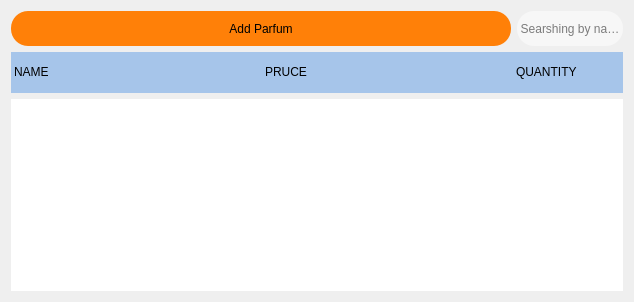
                   <widget class="QWidget" name="page_22">
                    <layout class="QGridLayout" name="gridLayout_28">
                     <item row="0" column="0">
                      <widget class="QPushButton" name="pushButton_37">
                       <property name="minimumSize">
                        <size>
                         <width>500</width>
                         <height>35</height>
                        </size>
                       </property>
                       <property name="styleSheet">
                        <string notr="true">background-color: rgb(255, 128, 8);
border-radius:17px;
font: 13pt &quot;Cantarell&quot;;</string>
                       </property>
                       <property name="text">
                        <string>Add Parfum</string>
                       </property>
                      </widget>
                     </item>
                     <item row="0" column="1">
                      <widget class="QLineEdit" name="lineEdit_17">
                       <property name="minimumSize">
                        <size>
                         <width>0</width>
                         <height>35</height>
                        </size>
                       </property>
                       <property name="styleSheet">
                        <string notr="true">background-color: rgb(255, 255, 255,125);
color: rgb(0, 0, 0);
border-radius:17px;</string>
                       </property>
                       <property name="alignment">
                        <set>Qt::AlignCenter</set>
                       </property>
                       <property name="placeholderText">
                        <string>Searshing by name</string>
                       </property>
                      </widget>
                     </item>
                     <item row="1" column="0" colspan="2">
                      <widget class="QTableWidget" name="tableWidget_34">
                       <property name="enabled">
                        <bool>true</bool>
                       </property>
                       <property name="minimumSize">
                        <size>
                         <width>0</width>
                         <height>0</height>
                        </size>
                       </property>
                       <property name="maximumSize">
                        <size>
                         <width>16777215</width>
                         <height>41</height>
                        </size>
                       </property>
                       <property name="styleSheet">
                        <string notr="true">background-color: rgb(53, 132, 228,100);


border-radius:0px;
color: rgb(0, 0, 0);</string>
                       </property>
                       <property name="horizontalScrollBarPolicy">
                        <enum>Qt::ScrollBarAlwaysOff</enum>
                       </property>
                       <property name="alternatingRowColors">
                        <bool>false</bool>
                       </property>
                       <property name="showGrid">
                        <bool>false</bool>
                       </property>
                       <property name="rowCount">
                        <number>1</number>
                       </property>
                       <property name="columnCount">
                        <number>6</number>
                       </property>
                       <attribute name="horizontalHeaderVisible">
                        <bool>false</bool>
                       </attribute>
                       <attribute name="horizontalHeaderDefaultSectionSize">
                        <number>251</number>
                       </attribute>
                       <attribute name="horizontalHeaderHighlightSections">
                        <bool>true</bool>
                       </attribute>
                       <attribute name="verticalHeaderVisible">
                        <bool>false</bool>
                       </attribute>
                       <attribute name="verticalHeaderMinimumSectionSize">
                        <number>41</number>
                       </attribute>
                       <attribute name="verticalHeaderDefaultSectionSize">
                        <number>41</number>
                       </attribute>
                       <attribute name="verticalHeaderHighlightSections">
                        <bool>true</bool>
                       </attribute>
                       <row>
                        <property name="text">
                         <string>New Row</string>
                        </property>
                       </row>
                       <column>
                        <property name="text">
                         <string>New Column</string>
                        </property>
                       </column>
                       <column>
                        <property name="text">
                         <string>New Column</string>
                        </property>
                       </column>
                       <column>
                        <property name="text">
                         <string>New Column</string>
                        </property>
                       </column>
                       <column>
                        <property name="text">
                         <string>New Column</string>
                        </property>
                       </column>
                       <column>
                        <property name="text">
                         <string>New Column</string>
                        </property>
                       </column>
                       <column>
                        <property name="text">
                         <string>New Column</string>
                        </property>
                       </column>
                       <item row="0" column="0">
                        <property name="text">
                         <string>NAME</string>
                        </property>
                       </item>
                       <item row="0" column="1">
                        <property name="text">
                         <string>PRUCE</string>
                        </property>
                       </item>
                       <item row="0" column="2">
                        <property name="text">
                         <string>QUANTITY</string>
                        </property>
                       </item>
                       <item row="0" column="3">
                        <property name="text">
                         <string>DATE</string>
                        </property>
                       </item>
                       <item row="0" column="4">
                        <property name="text">
                         <string>DELETE</string>
                        </property>
                       </item>
                       <item row="0" column="5">
                        <property name="text">
                         <string>UPDATE</string>
                        </property>
                       </item>
                      </widget>
                     </item>
                     <item row="2" column="0" colspan="2">
                      <widget class="QTableWidget" name="tableWidget_4">
                       <property name="styleSheet">
                        <string notr="true">color: rgb(0, 0, 0);
border:none;
</string>
                       </property>
                       <property name="showGrid">
                        <bool>false</bool>
                       </property>
                       <property name="rowCount">
                        <number>4</number>
                       </property>
                       <attribute name="horizontalHeaderVisible">
                        <bool>false</bool>
                       </attribute>
                       <attribute name="horizontalHeaderStretchLastSection">
                        <bool>true</bool>
                       </attribute>
                       <attribute name="verticalHeaderVisible">
                        <bool>false</bool>
                       </attribute>
                       <row/>
                       <row/>
                       <row/>
                       <row/>
                       <column>
                        <property name="text">
                         <string>New Column</string>
                        </property>
                       </column>
                       <column>
                        <property name="text">
                         <string>New Column</string>
                        </property>
                       </column>
                       <column>
                        <property name="text">
                         <string>New Column</string>
                        </property>
                       </column>
                       <column>
                        <property name="text">
                         <string>New Column</string>
                        </property>
                       </column>
                       <column>
                        <property name="text">
                         <string>New Column</string>
                        </property>
                       </column>
                       <column>
                        <property name="text">
                         <string>New Column</string>
                        </property>
                       </column>
                      </widget>
                     </item>
                    </layout>
                   </widget>
